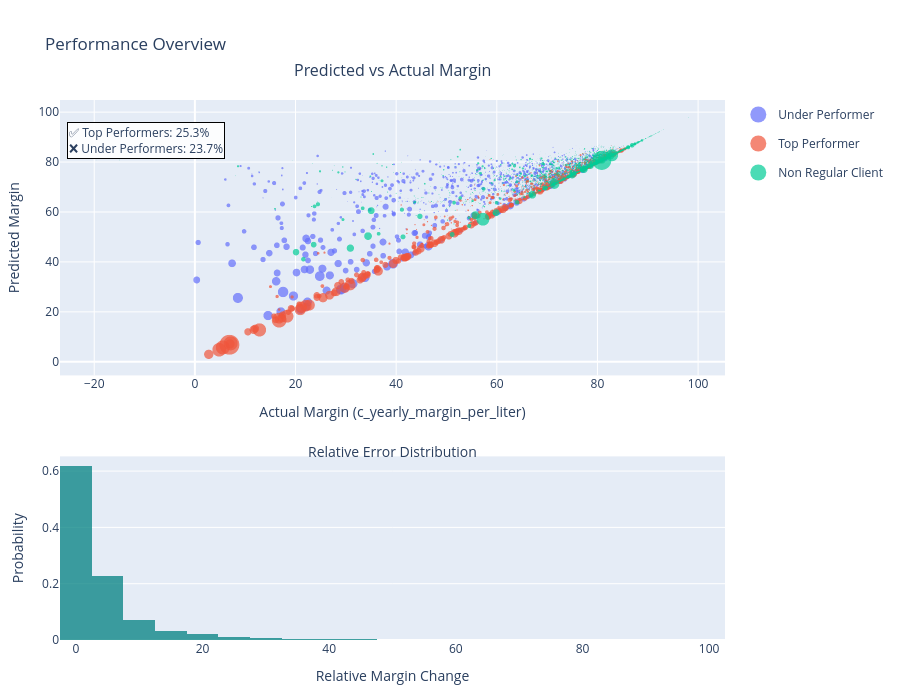

Notebook code cell kept with this figure:
### Code cell
# Stats summary
total = len(df)
top_percent = (df["performance_label"] == "Top Performer").sum() / total * 100
under_percent = (df["performance_label"] == "Under Performer").sum() / total * 100
summary_text = f"✅ Top Performers: {top_percent:.1f}%<br>❌ Under Performers: {under_percent:.1f}%"

# Create vertical subplots (scatter on top, histogram below)
fig = make_subplots(
    rows=2,
    cols=1,
    row_heights=[0.6, 0.4],
    vertical_spacing=0.15,
    specs=[[{"type": "scatter"}], [{"type": "xy"}]],
)

# Scatter plot: predicted value
scatter_pred = px.scatter(
    df,
    x="c_yearly_margin_per_liter",
    y="corrected_predicted_value",
    size="c_yearly_network_volumen",
    color="performance_label",
    size_max=20,
)
scatter_pred.update_traces(marker=dict(line=dict(width=0)))
for trace in scatter_pred.data:
    fig.add_trace(trace, row=1, col=1)

# Scatter plot: corrected predicted value
scatter_corr = px.scatter(
    df,
    x="c_yearly_margin_per_liter",
    y="corrected_predicted_value",
    size="c_yearly_network_volumen",
    color="performance_label",
    size_max=20,
)
scatter_corr.update_traces(
    marker=dict(line=dict(width=0), opacity=0.6, symbol="circle-open")
)

# Histogram: margin change
fig.add_trace(
    go.Histogram(
        x=df["margin_change"],
        nbinsx=30,
        marker_color="teal",
        opacity=0.75,
        showlegend=False,
        histnorm="probability",
    ),
    row=2,
    col=1,
)

# Annotations
fig.add_annotation(
    text="Predicted vs Actual Margin",
    x=0.5,
    y=1.08,
    xref="paper",
    yref="paper",
    showarrow=False,
    font=dict(size=16),
    xanchor="center",
)
fig.add_annotation(
    text="Relative Error Distribution",
    x=0.5,
    y=0.35,
    xref="paper",
    yref="paper",
    showarrow=False,
    font=dict(size=14),
    xanchor="center",
)

# Performance summary box
fig.add_annotation(
    text=summary_text,
    xref="paper",
    yref="paper",
    x=0.01,
    y=0.96,
    showarrow=False,
    align="left",
    bgcolor="rgba(255,255,255,0.9)",
    bordercolor="black",
    borderwidth=1,
    font=dict(size=12),
)

# Layout updates
fig.update_layout(
    height=700,
    title_text="Performance Overview",
    margin=dict(t=100, b=60, l=60, r=40),
    showlegend=True,
)

# Axis labels
fig.update_xaxes(title_text="Actual Margin (c_yearly_margin_per_liter)", row=1, col=1)
fig.update_yaxes(title_text="Predicted Margin", row=1, col=1)
fig.update_xaxes(title_text="Relative Margin Change", row=2, col=1)
fig.update_yaxes(title_text="Probability", row=2, col=1)

fig.show()

### Figure 1 — Plotly figure (JSON) as saved in the notebook; plotly's stock layout.template omitted (floating-point values rounded to 4 significant figures; data arrays with more than 128 entries replaced by an {"elided": "..."} marker saying what was removed)
{"data": [{"hovertemplate": "performance_label=Under Performer<br>c_yearly_margin_per_liter=%{x}<br>corrected_predicted_value=%{y}<br>c_yearly_network_volumen=%{marker.size}<extra></extra>", "legendgroup": "Under Performer", "marker": {"color": "#636efa", "line": {"width": 0}, "size": {"elided": "1867 float values"}, "sizemode": "area", "sizeref": 31890.0, "symbol": "circle"}, "mode": "markers", "name": "Under Performer", "showlegend": true, "type": "scattergl", "x": {"elided": "1867 float values"}, "xaxis": "x", "y": {"elided": "1867 float values"}, "yaxis": "y"}, {"hovertemplate": "performance_label=Top Performer<br>c_yearly_margin_per_liter=%{x}<br>corrected_predicted_value=%{y}<br>c_yearly_network_volumen=%{marker.size}<extra></extra>", "legendgroup": "Top Performer", "marker": {"color": "#EF553B", "line": {"width": 0}, "size": {"elided": "1992 float values"}, "sizemode": "area", "sizeref": 31890.0, "symbol": "circle"}, "mode": "markers", "name": "Top Performer", "showlegend": true, "type": "scattergl", "x": {"elided": "1992 float values"}, "xaxis": "x", "y": {"elided": "1992 float values"}, "yaxis": "y"}, {"hovertemplate": "performance_label=Non Regular Client<br>c_yearly_margin_per_liter=%{x}<br>corrected_predicted_value=%{y}<br>c_yearly_network_volumen=%{marker.size}<extra></extra>", "legendgroup": "Non Regular Client", "marker": {"color": "#00cc96", "line": {"width": 0}, "size": {"elided": "4018 float values"}, "sizemode": "area", "sizeref": 31890.0, "symbol": "circle"}, "mode": "markers", "name": "Non Regular Client", "showlegend": true, "type": "scattergl", "x": {"elided": "4018 float values"}, "xaxis": "x", "y": {"elided": "4018 float values"}, "yaxis": "y"}, {"histnorm": "probability", "marker": {"color": "teal"}, "nbinsx": 30, "opacity": 0.75, "showlegend": false, "type": "histogram", "x": {"elided": "7877 float values"}, "xaxis": "x2", "yaxis": "y2"}], "layout": {"annotations": [{"font": {"size": 16}, "showarrow": false, "text": "Predicted vs Actual Margin", "x": 0.5, "xanchor": "center", "xref": "paper", "y": 1.08, "yref": "paper"}, {"font": {"size": 14}, "showarrow": false, "text": "Relative Error Distribution", "x": 0.5, "xanchor": "center", "xref": "paper", "y": 0.35, "yref": "paper"}, {"align": "left", "bgcolor": "rgba(255,255,255,0.9)", "bordercolor": "black", "borderwidth": 1, "font": {"size": 12}, "showarrow": false, "text": "✅ Top Performers: 25.3%<br>❌ Under Performers: 23.7%", "x": 0.01, "xref": "paper", "y": 0.96, "yref": "paper"}], "height": 700, "margin": {"b": 60, "l": 60, "r": 40, "t": 100}, "showlegend": true, "title": {"text": "Performance Overview"}, "xaxis": {"anchor": "y", "domain": [0, 1], "title": {"text": "Actual Margin (c_yearly_margin_per_liter)"}}, "xaxis2": {"anchor": "y2", "domain": [0, 1], "title": {"text": "Relative Margin Change"}}, "yaxis": {"anchor": "x", "domain": [0.49, 1], "title": {"text": "Predicted Margin"}}, "yaxis2": {"anchor": "x2", "domain": [0, 0.34], "title": {"text": "Probability"}}}}
